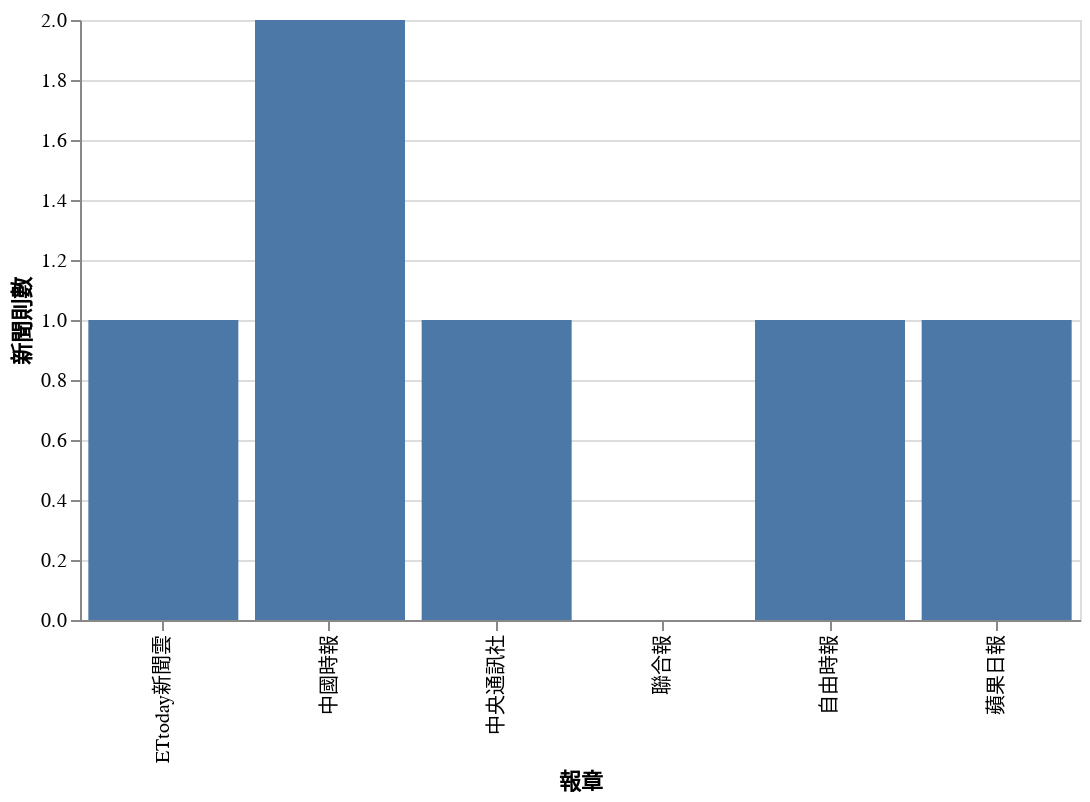

The notebook cell saved with this chart:
### Code cell
# Create the bar chart
chart = alt.Chart(data_long).mark_bar().encode(
    x='報章:N',
    y='新聞則數:Q',
).add_params(
    date_selection
).transform_filter(
    "date(datum.日期) == date(slider.日期[0])"
).properties(
    width=500
)

# Display the chart
chart.display()

### Figure 1 — Vega-Lite specification as saved in the notebook (floating-point values rounded to 4 significant figures)
{"config": {"view": {"continuousWidth": 300, "continuousHeight": 300}}, "data": {"name": "data-561111d66f00d162cfd7a2c2ec02e9a2"}, "mark": {"type": "bar"}, "encoding": {"x": {"field": "報章", "type": "nominal"}, "y": {"field": "新聞則數", "type": "quantitative"}}, "params": [{"name": "slider", "select": {"type": "point", "fields": ["日期"]}, "bind": {"input": "range", "max": 1583000000000.0, "min": 1581000000000.0, "name": "日期:", "step": 86400000}, "value": 1581000000000.0}], "transform": [{"filter": "date(datum.日期) == date(slider.日期[0])"}], "width": 500, "$schema": "https://vega.github.io/schema/vega-lite/v5.8.0.json", "datasets": {"data-561111d66f00d162cfd7a2c2ec02e9a2": [{"日期": "2020-02-08T00:00:00", "報章": "中央通訊社", "新聞則數": 1}, {"日期": "2020-02-09T00:00:00", "報章": "中央通訊社", "新聞則數": 0}, {"日期": "2020-02-10T00:00:00", "報章": "中央通訊社", "新聞則數": 0}, {"日期": "2020-02-11T00:00:00", "報章": "中央通訊社", "新聞則數": 0}, {"日期": "2020-02-12T00:00:00", "報章": "中央通訊社", "新聞則數": 0}, {"日期": "2020-02-13T00:00:00", "報章": "中央通訊社", "新聞則數": 0}, {"日期": "2020-02-14T00:00:00", "報章": "中央通訊社", "新聞則數": 1}, {"日期": "2020-02-15T00:00:00", "報章": "中央通訊社", "新聞則數": 0}, {"日期": "2020-02-16T00:00:00", "報章": "中央通訊社", "新聞則數": 0}, {"日期": "2020-02-17T00:00:00", "報章": "中央通訊社", "新聞則數": 0}, {"日期": "2020-02-18T00:00:00", "報章": "中央通訊社", "新聞則數": 0}, {"日期": "2020-02-19T00:00:00", "報章": "中央通訊社", "新聞則數": 0}, {"日期": "2020-02-20T00:00:00", "報章": "中央通訊社", "新聞則數": 1}, {"日期": "2020-02-21T00:00:00", "報章": "中央通訊社", "新聞則數": 0}, {"日期": "2020-02-22T00:00:00", "報章": "中央通訊社", "新聞則數": 3}, {"日期": "2020-02-23T00:00:00", "報章": "中央通訊社", "新聞則數": 10}, {"日期": "2020-02-24T00:00:00", "報章": "中央通訊社", "新聞則數": 7}, {"日期": "2020-02-25T00:00:00", "報章": "中央通訊社", "新聞則數": 0}, {"日期": "2020-02-26T00:00:00", "報章": "中央通訊社", "新聞則數": 0}, {"日期": "2020-02-08T00:00:00", "報章": "自由時報", "新聞則數": 1}, {"日期": "2020-02-09T00:00:00", "報章": "自由時報", "新聞則數": 0}, {"日期": "2020-02-10T00:00:00", "報章": "自由時報", "新聞則數": 0}, {"日期": "2020-02-11T00:00:00", "報章": "自由時報", "新聞則數": 1}, {"日期": "2020-02-12T00:00:00", "報章": "自由時報", "新聞則數": 0}, {"日期": "2020-02-13T00:00:00", "報章": "自由時報", "新聞則數": 0}, {"日期": "2020-02-14T00:00:00", "報章": "自由時報", "新聞則數": 1}, {"日期": "2020-02-15T00:00:00", "報章": "自由時報", "新聞則數": 0}, {"日期": "2020-02-16T00:00:00", "報章": "自由時報", "新聞則數": 0}, {"日期": "2020-02-17T00:00:00", "報章": "自由時報", "新聞則數": 0}, {"日期": "2020-02-18T00:00:00", "報章": "自由時報", "新聞則數": 0}, {"日期": "2020-02-19T00:00:00", "報章": "自由時報", "新聞則數": 0}, {"日期": "2020-02-20T00:00:00", "報章": "自由時報", "新聞則數": 1}, {"日期": "2020-02-21T00:00:00", "報章": "自由時報", "新聞則數": 5}, {"日期": "2020-02-22T00:00:00", "報章": "自由時報", "新聞則數": 9}, {"日期": "2020-02-23T00:00:00", "報章": "自由時報", "新聞則數": 46}, {"日期": "2020-02-24T00:00:00", "報章": "自由時報", "新聞則數": 12}, {"日期": "2020-02-25T00:00:00", "報章": "自由時報", "新聞則數": 7}, {"日期": "2020-02-26T00:00:00", "報章": "自由時報", "新聞則數": 1}, {"日期": "2020-02-08T00:00:00", "報章": "中國時報", "新聞則數": 2}, {"日期": "2020-02-09T00:00:00", "報章": "中國時報", "新聞則數": 2}, {"日期": "2020-02-10T00:00:00", "報章": "中國時報", "新聞則數": 0}, {"日期": "2020-02-11T00:00:00", "報章": "中國時報", "新聞則數": 1}, {"日期": "2020-02-12T00:00:00", "報章": "中國時報", "新聞則數": 1}, {"日期": "2020-02-13T00:00:00", "報章": "中國時報", "新聞則數": 1}, {"日期": "2020-02-14T00:00:00", "報章": "中國時報", "新聞則數": 2}, {"日期": "2020-02-15T00:00:00", "報章": "中國時報", "新聞則數": 1}, {"日期": "2020-02-16T00:00:00", "報章": "中國時報", "新聞則數": 0}, {"日期": "2020-02-17T00:00:00", "報章": "中國時報", "新聞則數": 0}, {"日期": "2020-02-18T00:00:00", "報章": "中國時報", "新聞則數": 0}, {"日期": "2020-02-19T00:00:00", "報章": "中國時報", "新聞則數": 1}, {"日期": "2020-02-20T00:00:00", "報章": "中國時報", "新聞則數": 0}, {"日期": "2020-02-21T00:00:00", "報章": "中國時報", "新聞則數": 7}, {"日期": "2020-02-22T00:00:00", "報章": "中國時報", "新聞則數": 27}, {"日期": "2020-02-23T00:00:00", "報章": "中國時報", "新聞則數": 36}, {"日期": "2020-02-24T00:00:00", "報章": "中國時報", "新聞則數": 28}, {"日期": "2020-02-25T00:00:00", "報章": "中國時報", "新聞則數": 7}, {"日期": "2020-02-26T00:00:00", "報章": "中國時報", "新聞則數": 0}, {"日期": "2020-02-08T00:00:00", "報章": "蘋果日報", "新聞則數": 1}, {"日期": "2020-02-09T00:00:00", "報章": "蘋果日報", "新聞則數": 0}, {"日期": "2020-02-10T00:00:00", "報章": "蘋果日報", "新聞則數": 0}, {"日期": "2020-02-11T00:00:00", "報章": "蘋果日報", "新聞則數": 0}, {"日期": "2020-02-12T00:00:00", "報章": "蘋果日報", "新聞則數": 0}, {"日期": "2020-02-13T00:00:00", "報章": "蘋果日報", "新聞則數": 1}, {"日期": "2020-02-14T00:00:00", "報章": "蘋果日報", "新聞則數": 0}, {"日期": "2020-02-15T00:00:00", "報章": "蘋果日報", "新聞則數": 0}, {"日期": "2020-02-16T00:00:00", "報章": "蘋果日報", "新聞則數": 0}, {"日期": "2020-02-17T00:00:00", "報章": "蘋果日報", "新聞則數": 0}, {"日期": "2020-02-18T00:00:00", "報章": "蘋果日報", "新聞則數": 0}, {"日期": "2020-02-19T00:00:00", "報章": "蘋果日報", "新聞則數": 1}, {"日期": "2020-02-20T00:00:00", "報章": "蘋果日報", "新聞則數": 2}, {"日期": "2020-02-21T00:00:00", "報章": "蘋果日報", "新聞則數": 12}, {"日期": "2020-02-22T00:00:00", "報章": "蘋果日報", "新聞則數": 23}, {"日期": "2020-02-23T00:00:00", "報章": "蘋果日報", "新聞則數": 33}, {"日期": "2020-02-24T00:00:00", "報章": "蘋果日報", "新聞則數": 24}, {"日期": "2020-02-25T00:00:00", "報章": "蘋果日報", "新聞則數": 1}, {"日期": "2020-02-26T00:00:00", "報章": "蘋果日報", "新聞則數": 3}, {"日期": "2020-02-08T00:00:00", "報章": "聯合報", "新聞則數": 0}, {"日期": "2020-02-09T00:00:00", "報章": "聯合報", "新聞則數": 1}, {"日期": "2020-02-10T00:00:00", "報章": "聯合報", "新聞則數": 1}, {"日期": "2020-02-11T00:00:00", "報章": "聯合報", "新聞則數": 0}, {"日期": "2020-02-12T00:00:00", "報章": "聯合報", "新聞則數": 0}, {"日期": "2020-02-13T00:00:00", "報章": "聯合報", "新聞則數": 0}, {"日期": "2020-02-14T00:00:00", "報章": "聯合報", "新聞則數": 1}, {"日期": "2020-02-15T00:00:00", "報章": "聯合報", "新聞則數": 0}, {"日期": "2020-02-16T00:00:00", "報章": "聯合報", "新聞則數": 1}, {"日期": "2020-02-17T00:00:00", "報章": "聯合報", "新聞則數": 1}, {"日期": "2020-02-18T00:00:00", "報章": "聯合報", "新聞則數": 2}, {"日期": "2020-02-19T00:00:00", "報章": "聯合報", "新聞則數": 2}, {"日期": "2020-02-20T00:00:00", "報章": "聯合報", "新聞則數": 1}, {"日期": "2020-02-21T00:00:00", "報章": "聯合報", "新聞則數": 0}, {"日期": "2020-02-22T00:00:00", "報章": "聯合報", "新聞則數": 5}, {"日期": "2020-02-23T00:00:00", "報章": "聯合報", "新聞則數": 8}, {"日期": "2020-02-24T00:00:00", "報章": "聯合報", "新聞則數": 9}, {"日期": "2020-02-25T00:00:00", "報章": "聯合報", "新聞則數": 8}, {"日期": "2020-02-26T00:00:00", "報章": "聯合報", "新聞則數": 0}, {"日期": "2020-02-08T00:00:00", "報章": "ETtoday新聞雲 ", "新聞則數": 1}, {"日期": "2020-02-09T00:00:00", "報章": "ETtoday新聞雲 ", "新聞則數": 0}, {"日期": "2020-02-10T00:00:00", "報章": "ETtoday新聞雲 ", "新聞則數": 0}, {"日期": "2020-02-11T00:00:00", "報章": "ETtoday新聞雲 ", "新聞則數": 1}, {"日期": "2020-02-12T00:00:00", "報章": "ETtoday新聞雲 ", "新聞則數": 0}, {"日期": "2020-02-13T00:00:00", "報章": "ETtoday新聞雲 ", "新聞則數": 1}, {"日期": "2020-02-14T00:00:00", "報章": "ETtoday新聞雲 ", "新聞則數": 0}, {"日期": "2020-02-15T00:00:00", "報章": "ETtoday新聞雲 ", "新聞則數": 0}, {"日期": "2020-02-16T00:00:00", "報章": "ETtoday新聞雲 ", "新聞則數": 0}, {"日期": "2020-02-17T00:00:00", "報章": "ETtoday新聞雲 ", "新聞則數": 0}, {"日期": "2020-02-18T00:00:00", "報章": "ETtoday新聞雲 ", "新聞則數": 0}, {"日期": "2020-02-19T00:00:00", "報章": "ETtoday新聞雲 ", "新聞則數": 2}, {"日期": "2020-02-20T00:00:00", "報章": "ETtoday新聞雲 ", "新聞則數": 1}, {"日期": "2020-02-21T00:00:00", "報章": "ETtoday新聞雲 ", "新聞則數": 7}, {"日期": "2020-02-22T00:00:00", "報章": "ETtoday新聞雲 ", "新聞則數": 21}, {"日期": "2020-02-23T00:00:00", "報章": "ETtoday新聞雲 ", "新聞則數": 39}, {"日期": "2020-02-24T00:00:00", "報章": "ETtoday新聞雲 ", "新聞則數": 22}, {"日期": "2020-02-25T00:00:00", "報章": "ETtoday新聞雲 ", "新聞則數": 2}, {"日期": "2020-02-26T00:00:00", "報章": "ETtoday新聞雲 ", "新聞則數": 0}]}}
